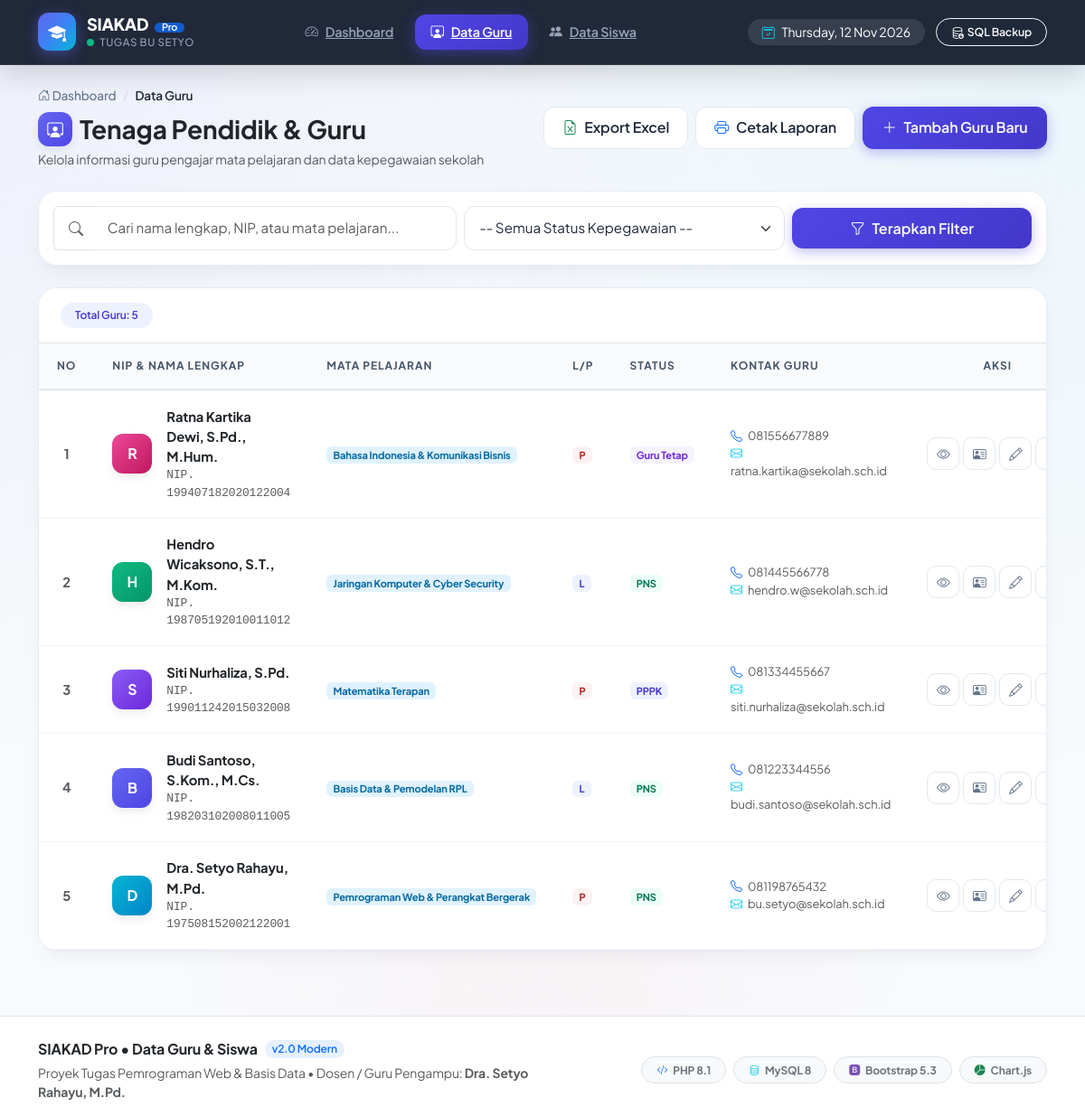
The app's page /guru/index.php with its own data.
### tables this page shows
CREATE TABLE `guru` (
  `id` INT(11) NOT NULL AUTO_INCREMENT,
  `nip` VARCHAR(30) NOT NULL UNIQUE,
  `nama` VARCHAR(100) NOT NULL,
  `gelar` VARCHAR(30) DEFAULT NULL,
  `mata_pelajaran` VARCHAR(100) NOT NULL,
  `jenis_kelamin` ENUM('Laki-laki', 'Perempuan') NOT NULL,
  `status_kepegawaian` ENUM('PNS', 'PPPK', 'Guru Tetap', 'Guru Honorer') NOT NULL DEFAULT 'Guru Tetap',
  `telepon` VARCHAR(20) DEFAULT NULL,
  `email` VARCHAR(100) DEFAULT NULL,
  `alamat` TEXT DEFAULT NULL,
  `created_at` TIMESTAMP DEFAULT CURRENT_TIMESTAMP,
  PRIMARY KEY (`id`)
);

### guru/index.php (the view, shortened to what this page needs)
<?php
require_once __DIR__ . '/../config/database.php';
$search = isset($_GET['search']) ? trim($_GET['search']) : '';
$status_filter = isset($_GET['status']) ? trim($_GET['status']) : '';
$sql = "SELECT * FROM guru WHERE 1=1";
$sql .= " ORDER BY id DESC";
$result = mysqli_query($koneksi, $sql);
$total_data = mysqli_num_rows($result);
require_once __DIR__ . '/../includes/header.php';
?>
<div class="d-flex flex-wrap justify-content-between align-items-center mb-4 gap-3">
    <div>
        <div class="breadcrumb-modern">
            <a href="<?= BASE_URL ?>/index.php"><i class="bi bi-house-door"></i> Dashboard</a>
            <span class="breadcrumb-separator">/</span>
            <span class="active">Data Guru</span>
        </div>
        <h3 class="fw-bold text-dark mb-1 d-flex align-items-center gap-2">
            <span class="avatar-gradient avatar-gradient-1" style="width: 38px; height: 38px; font-size: 1.1rem;">
                <i class="bi bi-person-workspace"></i>
            </span>
            Tenaga Pendidik &amp; Guru
        </h3>
        <p class="text-muted small mb-0">Kelola informasi guru pengajar mata pelajaran dan data kepegawaian sekolah</p>
    </div>
    <div class="d-flex flex-wrap gap-2">
        <a href="<?= BASE_URL ?>/guru/export_excel.php" class="btn btn-modern-outline">
            <i class="bi bi-file-earmark-excel text-success"></i> Export Excel
        </a>
        <a href="<?= BASE_URL ?>/guru/cetak.php<?= !empty($status_filter) ? '?status=' . urlencode($status_filter) : ''; ?>" target="_blank" class="btn btn-modern-outline">
            <i class="bi bi-printer text-primary"></i> Cetak Laporan
        </a>
        <a href="<?= BASE_URL ?>/guru/tambah.php" class="btn btn-modern-primary">
            <i class="bi bi-plus-lg"></i> Tambah Guru Baru
        </a>
    </div>
</div>
<div class="card card-modern mb-4">
    <div class="card-body p-3">
        <form method="GET" action="" class="row g-2 align-items-center">
            <div class="col-md-5">
                <div class="input-group">
                    <span class="input-group-text bg-white border-end-0 text-muted ps-3">
                        <i class="bi bi-search"></i>
                    </span>
                    <input type="text" name="search" class="form-control form-control-modern border-start-0" placeholder="Cari nama lengkap, NIP, atau mata pelajaran..." value="<?= htmlspecialchars($search); ?>">
                </div>
            </div>
            <div class="col-md-4">
                <select name="status" class="form-select form-select-modern">
                    <option value="">-- Semua Status Kepegawaian --</option>
                </select>
            </div>
            <div class="col-md-3 d-flex gap-2">
                <button type="submit" class="btn btn-modern-primary flex-grow-1 justify-content-center">
                    <i class="bi bi-funnel"></i> Terapkan Filter
                </button>
            </div>
        </form>
    </div>
</div>
<div class="card card-modern">
    <div class="card-header bg-white py-3 px-4 border-bottom d-flex justify-content-between align-items-center">
        <div class="d-flex align-items-center gap-2">
            <span class="badge badge-soft-primary px-3 py-2 rounded-pill fw-semibold">
                Total Guru: <?= $total_data; ?>
            </span>
        </div>
    </div>
    <div class="card-body p-0">
        <div class="table-responsive">
            <table class="table table-modern mb-0">
                <thead>
                    <tr>
                        <th style="width: 50px;" class="text-center">No</th>
                        <th>NIP &amp; Nama Lengkap</th>
                        <th>Mata Pelajaran</th>
                        <th>L/P</th>
                        <th>Status</th>
                        <th>Kontak Guru</th>
                        <th class="text-center" style="width: 170px;">Aksi</th>
                    </tr>
                </thead>
                <tbody>
                    <?php if ($total_data > 0): ?>
                        <?php $no = 1; while ($row = mysqli_fetch_assoc($result)): ?>
                            <tr>
                                <td class="text-center fw-bold text-muted"><?= $no++; ?></td>
                                <td>
                                    <div class="d-flex align-items-center gap-3">
                                        <div class="avatar-gradient avatar-gradient-<?= ($no % 5) + 1; ?>">
                                            <?= strtoupper(substr($row['nama'], 0, 1)); ?>
                                        </div>
                                        <div>
                                            <a href="<?= BASE_URL ?>/guru/detail.php?id=<?= $row['id']; ?>" class="fw-bold text-dark text-decoration-none">
                                                <?= htmlspecialchars($row['nama']); ?><?= !empty($row['gelar']) ? ', ' . htmlspecialchars($row['gelar']) : ''; ?>
                                            </a>
                                            <small class="text-muted d-block font-monospace">NIP. <?= htmlspecialchars($row['nip']); ?></small>
                                        </div>
                                    </div>
                                </td>
                                <td>
                                    <span class="badge badge-soft-info">
                                        <?= htmlspecialchars($row['mata_pelajaran']); ?>
                                    </span>
                                </td>
                                <td>
                                    <?php if ($row['jenis_kelamin'] == 'Laki-laki'): ?>
                                        <span class="badge badge-soft-primary" title="Laki-laki">L</span>
                                    <?php else: ?>
                                        <span class="badge badge-soft-danger" title="Perempuan">P</span>
                                    <?php endif; ?>
                                </td>
                                <td>
                                    <?php
                                    $st_badge = 'badge-soft-primary';
                                    if ($row['status_kepegawaian'] == 'PNS') $st_badge = 'badge-soft-success';
                                    elseif ($row['status_kepegawaian'] == 'PPPK') $st_badge = 'badge-soft-primary';
                                    elseif ($row['status_kepegawaian'] == 'Guru Tetap') $st_badge = 'badge-soft-purple';
                                    else $st_badge = 'badge-soft-warning';
                                    ?>
                                    <span class="badge <?= $st_badge; ?>">
                                        <?= htmlspecialchars($row['status_kepegawaian']); ?>
                                    </span>
                                </td>
                                <td>
                                    <small class="text-muted d-block"><i class="bi bi-telephone text-primary me-1"></i> <?= !empty($row['telepon']) ? htmlspecialchars($row['telepon']) : '-'; ?></small>
                                    <small class="text-muted d-block"><i class="bi bi-envelope text-info me-1"></i> <?= !empty($row['email']) ? htmlspecialchars($row['email']) : '-'; ?></small>
                                </td>
                                <td class="text-center">
                                    <div class="d-flex justify-content-center gap-1">
                                        <a href="<?= BASE_URL ?>/guru/detail.php?id=<?= $row['id']; ?>" class="btn-action-icon view" title="Lihat Profil Lengkap">
                                            <i class="bi bi-eye"></i>
                                        </a>
                                        <a href="<?= BASE_URL ?>/guru/kartu.php?id=<?= $row['id']; ?>" target="_blank" class="btn-action-icon card-btn" title="Cetak ID Card">
                                            <i class="bi bi-person-vcard"></i>
                                        </a>
                                        <a href="<?= BASE_URL ?>/guru/edit.php?id=<?= $row['id']; ?>" class="btn-action-icon edit" title="Edit Data">
                                            <i class="bi bi-pencil"></i>
                                        </a>
                                        <a href="<?= BASE_URL ?>/guru/hapus.php?id=<?= $row['id']; ?>" class="btn-action-icon delete btn-hapus-konfirmasi" data-nama="<?= htmlspecialchars($row['nama']); ?>" title="Hapus Data">
                                        </a>
                                    </div>
                                </td>
                            </tr>
                        <?php endwhile; ?>
                    <?php endif; ?>
                </tbody>
            </table>
        </div>
    </div>
</div>
<?php require_once __DIR__ . '/../includes/footer.php'; ?>

### includes/header.php (style rules this page uses)
:root { --primary: #4f46e5; --primary-hover: #4338ca; --primary-light: #eef2ff; --secondary: #0ea5e9; --success: #10b981; --warning: #f59e0b; --danger: #ef4444; --dark: #0f172a; --dark-card: #1e293b; --surface: #ffffff; --bg-page: #f8fafc; --border-color: #e2e8f0; --text-main: #1e293b; --text-muted: #64748b; --radius-sm: 8px; --radius-md: 14px; --radius-lg: 20px; --radius-xl: 28px; --shadow-subtle: 0 1px 3px 0 rgba(0, 0, 0, 0.05), 0 1px 2px -1px rgba(0, 0, 0, 0.05); --shadow-card: 0 10px 25px -5px rgba(15, 23, 42, 0.05), 0 8px 10px -6px rgba(15, 23, 42, 0.03); --shadow-hover: 0 20px 35px -10px rgba(79, 70, 229, 0.12), 0 10px 15px -3px rgba(15, 23, 42, 0.05); }
* { box-sizing: border-box; }
body { font-family: 'Plus Jakarta Sans', -apple-system, BlinkMacSystemFont, "Segoe UI", Roboto, sans-serif; background-color: var(--bg-page); background-image: radial-gradient(at 0% 0%, rgba(99, 102, 241, 0.07) 0px, transparent 50%), radial-gradient(at 100% 0%, rgba(14, 165, 233, 0.06) 0px, transparent 50%), radial-gradient(at 50% 100%, rgba(244, 63, 94, 0.04) 0px, transparent 50%); background-attachment: fixed; color: var(--text-main); min-height: 100vh; display: flex; flex-direction: column; letter-spacing: -0.01em; -webkit-font-smoothing: antialiased; }
.card-modern { background-color: var(--surface); border: 1px solid rgba(226, 232, 240, 0.8); border-radius: var(--radius-lg); box-shadow: var(--shadow-card); transition: all 0.3s cubic-bezier(0.4, 0, 0.2, 1); overflow: hidden; }
.btn-modern-primary { background: linear-gradient(135deg, #4f46e5 0%, #4338ca 100%); color: #ffffff; border: none; font-weight: 600; padding: 0.65rem 1.35rem; border-radius: 12px; box-shadow: 0 4px 14px rgba(79, 70, 229, 0.35); transition: all 0.25s ease; display: inline-flex; align-items: center; gap: 8px; }
.btn-modern-outline { background: #ffffff; color: var(--text-main); border: 1px solid var(--border-color); font-weight: 600; padding: 0.65rem 1.25rem; border-radius: 12px; transition: all 0.2s ease; display: inline-flex; align-items: center; gap: 8px; }
.btn-action-icon { width: 36px; height: 36px; border-radius: 10px; display: inline-flex; align-items: center; justify-content: center; border: 1px solid var(--border-color); background: white; color: var(--text-muted); transition: all 0.2s ease; text-decoration: none; }
.table-modern { width: 100%; border-collapse: separate; border-spacing: 0; margin: 0; }
.table-modern thead th { background-color: #f8fafc; color: #475569; font-size: 0.75rem; font-weight: 700; text-transform: uppercase; letter-spacing: 0.08em; padding: 1rem 1.25rem; border-bottom: 2px solid #e2e8f0; white-space: nowrap; }
.table-modern tbody tr { transition: all 0.2s ease; }
.table-modern tbody td { padding: 1.1rem 1.25rem; vertical-align: middle; border-bottom: 1px solid #f1f5f9; font-size: 0.925rem; }
.badge-soft-primary { background-color: #eef2ff; color: #4338ca; }
.badge-soft-success { background-color: #ecfdf5; color: #047857; }
.badge-soft-info { background-color: #e0f2fe; color: #0369a1; }
.badge-soft-purple { background-color: #f5f3ff; color: #6d28d9; }
.badge-soft-danger { background-color: #fef2f2; color: #b91c1c; }
.avatar-gradient { width: 44px; height: 44px; border-radius: 12px; display: inline-flex; align-items: center; justify-content: center; font-weight: 700; font-size: 1rem; color: white; box-shadow: 0 4px 10px rgba(0, 0, 0, 0.08); flex-shrink: 0; }
.avatar-gradient-1 { background: linear-gradient(135deg, #6366f1, #4f46e5); }
.avatar-gradient-2 { background: linear-gradient(135deg, #06b6d4, #0284c7); }
.avatar-gradient-3 { background: linear-gradient(135deg, #ec4899, #be185d); }
.avatar-gradient-4 { background: linear-gradient(135deg, #10b981, #059669); }
.avatar-gradient-5 { background: linear-gradient(135deg, #8b5cf6, #6d28d9); }
.form-control-modern, .form-select-modern { border: 1.5px solid #e2e8f0; border-radius: 12px; padding: 0.75rem 1rem; font-size: 0.95rem; color: var(--text-main); background-color: #ffffff; transition: all 0.2s ease; }
.breadcrumb-modern { display: flex; align-items: center; gap: 8px; margin-bottom: 0.5rem; font-size: 0.85rem; }
.breadcrumb-modern a { color: #64748b; text-decoration: none; font-weight: 500; transition: color 0.15s ease; }
.breadcrumb-modern .active { color: #1e293b; font-weight: 600; }
.breadcrumb-separator { color: #cbd5e1; font-size: 0.75rem; }

### records on screen
guru: nama "R", nama "Ratna Kartika Dewi", gelar "S.Pd., M.Hum.", nip "199407182020122004", mata_pelajaran "Bahasa Indonesia & Komunikasi Bisnis", jenis_kelamin "P", status_kepegawaian "Guru Tetap", telepon "081556677889", email "ratna.kartika@sekolah.sch.id"
guru: nama "H", nama "Hendro Wicaksono", gelar "S.T., M.Kom.", nip "198705192010011012", mata_pelajaran "Jaringan Komputer & Cyber Security", jenis_kelamin "L", status_kepegawaian "PNS", telepon "081445566778", email "hendro.w@sekolah.sch.id"
guru: nama "S", nama "Siti Nurhaliza", gelar "S.Pd.", nip "199011242015032008", mata_pelajaran "Matematika Terapan", jenis_kelamin "P", status_kepegawaian "PPPK", telepon "081334455667", email "siti.nurhaliza@sekolah.sch.id"
guru: nama "B", nama "Budi Santoso", gelar "S.Kom., M.Cs.", nip "198203102008011005", mata_pelajaran "Basis Data & Pemodelan RPL", jenis_kelamin "L", status_kepegawaian "PNS", telepon "081223344556", email "budi.santoso@sekolah.sch.id"
guru: nama "D", nama "Dra. Setyo Rahayu", gelar "M.Pd.", nip "197508152002122001", mata_pelajaran "Pemrograman Web & Perangkat Bergerak", jenis_kelamin "P", status_kepegawaian "PNS", telepon "081198765432", email "bu.setyo@sekolah.sch.id"

### other values on screen
$total_data "5"
